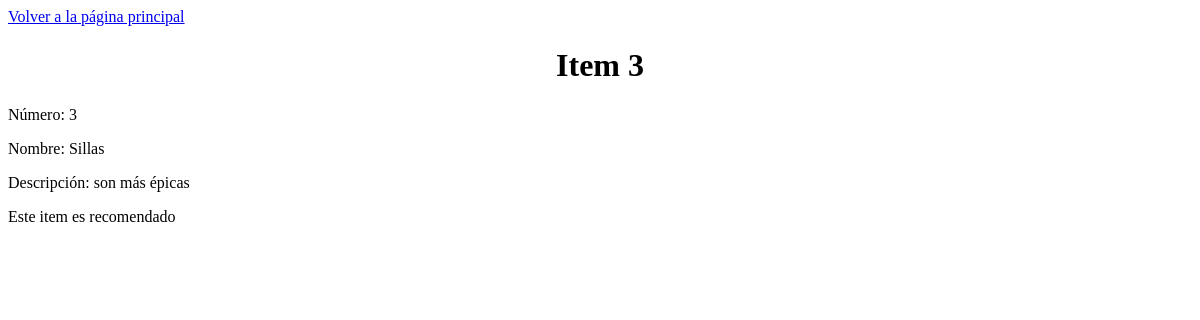
Screenshot of /item/3 with the database file from the repository.
### modelos.py (models this page shows)
class Item(Base):
    __tablename__  = "items"
    id = Column(Integer, primary_key=True)
    nombre = Column(String, index=True)
    descripcion = Column(String, index=True)
    recomendado = Column(Boolean, index=True)

### main.py (the view)
@app.get('/item/{id}', response_model=schemas.Item)
async def encontrar_item(request: Request, id : int, bd: Session = Depends(get_bd)):
    item = crud.buscar_item(bd, id)
    return templates.TemplateResponse(
        request=request, name='unico.html', context={'item': item}
    )

### templates/unico.html (shortened to what this page needs)
<!DOCTYPE html>
<html lang="en">
<head>
    <link rel="stylesheet" href="{{ url_for('static', path='../static/styles.css') }}">
</head>
<body>
    <a href="/items">Volver a la página principal</a>
    <h1>Item {{ item.id }}</h1>
    <p>Número: {{ item.id }}</p>
    <p>Nombre: {{ item.nombre }}</p>
    <p>Descripción: {{ item.descripcion }}</p>
    {% if item.recomendado %}
    <p>Este item es recomendado</p>
    {% else %}
    <p>Este item no es recomendado</p>
    {% endif %}
</body>
</html>

### static/styles.css (style rules this page uses)
h1 { text-align: center; }

### rows the page displays
Item: id "3", nombre "Sillas", descripcion "son más épicas"
